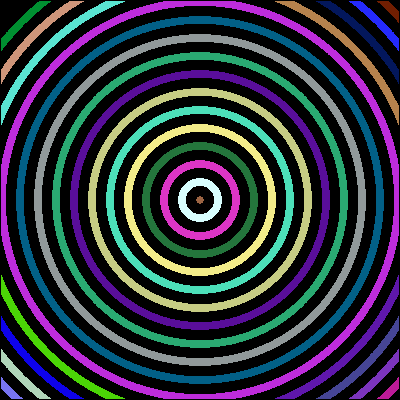
#> input picture circle.png, 400 x 400 px
$ python main.py
#> lines starting #> are read from the running program, lines starting #| are printed output that depends on the picture
import cv2

img = cv2.imread("circle.png")
#> img is the input picture: shape (400, 400, 3); mean B, G, R 64.4, 52.5, 47.8

img = cv2.resize(img, (256, 256))
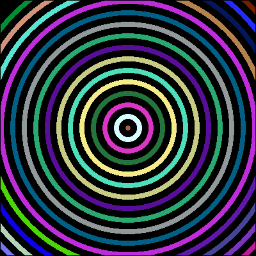
#> img: shape (256, 256, 3); mean B, G, R 64.3, 52.4, 47.7

#> (the run stopped early here; a loop or call above may not have finished)
